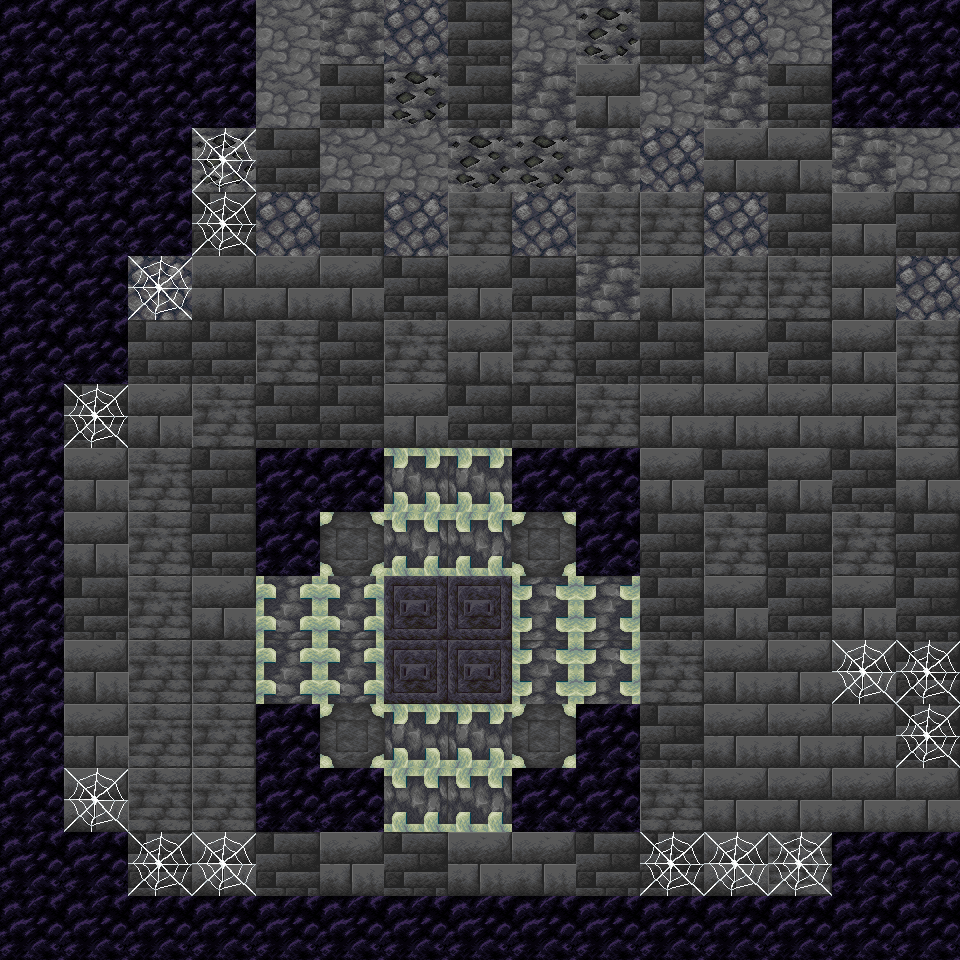

This game map was drawn from its Tiled (.tmx) file and the tilesets committed beside it. A one-line description and the full map source follow:
An orthogonal 15x15 tile map with 64x64 px tiles, 4 tile layers (background, bottom, top, GROUND).

<map version="1.9" tiledversion="1.9.2" orientation="orthogonal" renderorder="right-down" width="15" height="15" tilewidth="64" tileheight="64" infinite="0" nextlayerid="5" nextobjectid="1">
 <tileset firstgid="1" source="Tiles.tsx" />
 <layer id="1" name="background" width="15" height="15">
  <data encoding="csv">
8,17,18,17,18,7,3,17,18,9,17,3,18,9,9,
9,5,18,3,18,17,9,17,7,8,18,7,17,17,9,
17,3,8,9,17,18,18,9,9,7,3,8,8,7,18,
8,7,8,17,3,17,3,28,3,28,28,3,17,8,17,
17,8,3,8,8,8,17,8,17,7,8,28,28,8,3,
17,8,17,17,28,17,28,8,28,17,17,8,17,8,28,
17,17,8,28,17,17,8,17,17,28,8,8,8,8,28,
17,8,28,17,8,28,2684354590,2684354590,17,28,8,17,8,17,8,
8,8,28,17,28,31,1610612766,1610612766,31,28,17,28,17,28,17,
17,17,28,8,30,30,43,43,3221225502,3221225502,17,8,17,8,17,
28,8,28,28,30,30,43,43,3221225502,3221225502,28,8,8,8,17,
28,8,28,28,8,31,2684354590,2684354590,31,28,17,8,8,8,17,
17,8,28,28,8,8,1610612766,1610612766,8,8,28,8,8,8,8,
28,8,17,8,17,8,17,8,8,17,17,8,28,28,17,
8,8,8,17,28,8,17,8,8,17,8,28,8,8,8
</data>
 </layer>
 <layer id="4" name="bottom" width="15" height="15">
  <data encoding="csv">
0,0,0,0,0,0,0,0,0,0,0,0,0,0,0,
0,0,0,0,0,0,0,0,0,0,0,0,0,0,0,
0,0,0,0,0,0,0,0,0,0,0,0,0,0,0,
0,0,0,0,0,0,0,0,0,0,0,0,0,0,0,
0,0,0,0,0,0,0,0,0,0,0,0,0,0,0,
0,0,0,0,0,0,0,0,0,0,0,0,0,0,0,
0,0,0,0,0,0,0,0,0,0,0,0,0,0,0,
0,0,0,0,0,0,0,0,0,0,0,0,0,0,0,
0,0,0,0,0,0,0,0,0,0,0,0,0,0,0,
0,0,0,0,0,0,0,0,0,0,0,0,0,0,0,
0,0,0,0,0,0,0,0,0,0,0,0,0,0,0,
0,0,0,0,0,0,0,0,0,0,0,0,0,0,0,
0,0,0,0,0,0,0,0,0,0,0,0,0,0,0,
0,0,0,0,0,0,0,0,0,0,0,0,0,0,0,
0,0,0,0,0,0,0,0,0,0,0,0,0,0,0
</data>
 </layer>
 <layer id="3" name="top" width="15" height="15">
  <data encoding="csv">
0,0,0,0,0,0,0,0,0,0,0,0,0,0,0,
0,0,0,0,0,0,0,0,0,0,0,0,0,0,0,
0,0,0,89,0,0,0,0,0,0,0,0,0,0,0,
0,0,0,89,0,0,0,0,0,0,0,0,0,0,0,
0,0,89,0,0,0,0,0,0,0,0,0,0,0,0,
0,0,0,0,0,0,0,0,0,0,0,0,0,0,0,
0,89,0,0,0,0,0,0,0,0,0,0,0,0,0,
0,0,0,0,0,0,0,0,0,0,0,0,0,0,0,
0,0,0,0,0,0,0,0,0,0,0,0,0,0,0,
0,0,0,0,0,0,0,0,0,0,0,0,0,0,0,
0,0,0,0,0,0,0,0,0,0,0,0,0,89,89,
0,0,0,0,0,0,0,0,0,0,0,0,0,0,89,
0,89,0,0,0,0,0,0,0,0,0,0,0,0,0,
0,0,89,89,0,0,0,0,0,0,89,89,89,0,0,
0,0,0,0,0,0,0,0,0,0,0,0,0,0,0
</data>
 </layer>
 <layer id="2" name="GROUND" width="15" height="15">
  <data encoding="csv">
21,21,21,21,0,0,0,0,0,0,0,0,0,21,21,
21,21,21,21,0,0,0,0,0,0,0,0,0,21,21,
21,21,21,0,0,0,0,0,0,0,0,0,0,0,0,
21,21,21,0,0,0,0,0,0,0,0,0,0,0,0,
21,21,0,0,0,0,0,0,0,0,0,0,0,0,0,
21,21,0,0,0,0,0,0,0,0,0,0,0,0,0,
21,0,0,0,0,0,0,0,0,0,0,0,0,0,0,
21,0,0,0,21,21,0,0,21,21,0,0,0,0,0,
21,0,0,0,21,0,0,0,0,21,0,0,0,0,0,
21,0,0,0,0,0,0,0,0,0,0,0,0,0,0,
21,0,0,0,0,0,0,0,0,0,0,0,0,0,0,
21,0,0,0,21,0,0,0,0,21,0,0,0,0,0,
21,0,0,0,21,21,0,0,21,21,0,0,0,0,0,
21,21,0,0,0,0,0,0,0,0,0,0,0,21,21,
21,21,21,21,21,21,21,21,21,21,21,21,21,21,21
</data>
 </layer>
</map>
